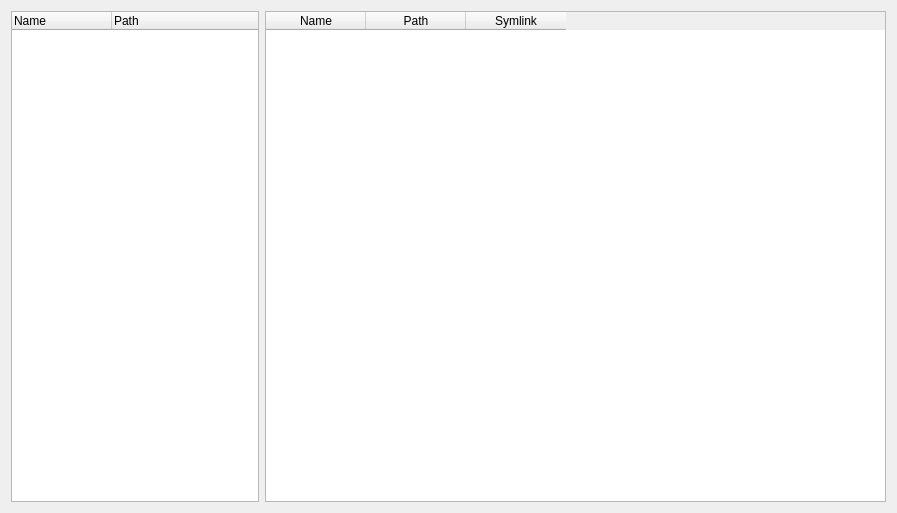
<?xml version="1.0" encoding="UTF-8"?>
<ui version="4.0">
 <class>FileTree</class>
 <widget class="QWidget" name="FileTree">
  <property name="geometry">
   <rect>
    <x>0</x>
    <y>0</y>
    <width>897</width>
    <height>513</height>
   </rect>
  </property>
  <property name="windowTitle">
   <string>View files on client</string>
  </property>
  <layout class="QGridLayout" name="gridLayout" rowstretch="0" columnstretch="2,5">
   <item row="0" column="0">
    <widget class="QTreeWidget" name="treeWidget_dir">
     <property name="editTriggers">
      <set>QAbstractItemView::EditTrigger::NoEditTriggers</set>
     </property>
     <column>
      <property name="text">
       <string>Name</string>
      </property>
     </column>
     <column>
      <property name="text">
       <string>Path</string>
      </property>
     </column>
    </widget>
   </item>
   <item row="0" column="1">
    <widget class="QTableWidget" name="tableWidget_files">
     <property name="editTriggers">
      <set>QAbstractItemView::EditTrigger::NoEditTriggers</set>
     </property>
     <property name="selectionMode">
      <enum>QAbstractItemView::SelectionMode::SingleSelection</enum>
     </property>
     <property name="selectionBehavior">
      <enum>QAbstractItemView::SelectionBehavior::SelectRows</enum>
     </property>
     <column>
      <property name="text">
       <string>Name</string>
      </property>
     </column>
     <column>
      <property name="text">
       <string>Path</string>
      </property>
     </column>
     <column>
      <property name="text">
       <string>Symlink</string>
      </property>
     </column>
    </widget>
   </item>
  </layout>
 </widget>
 <resources/>
 <connections/>
</ui>
